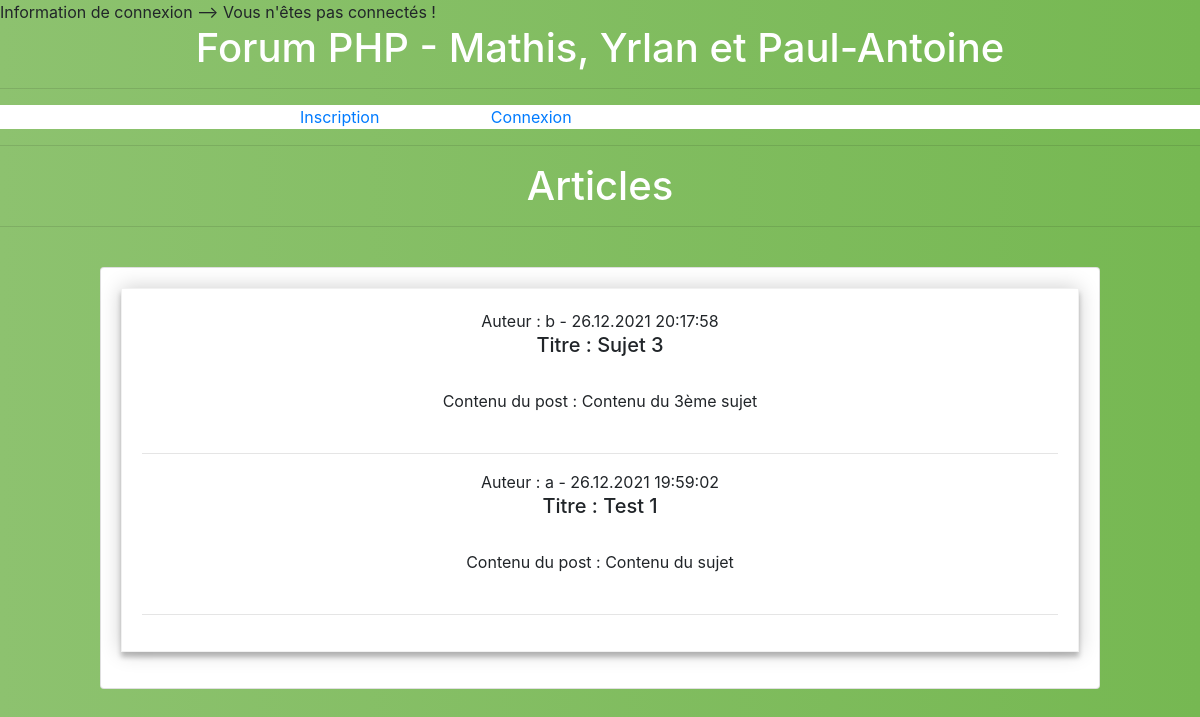
Before: / with the older database file.
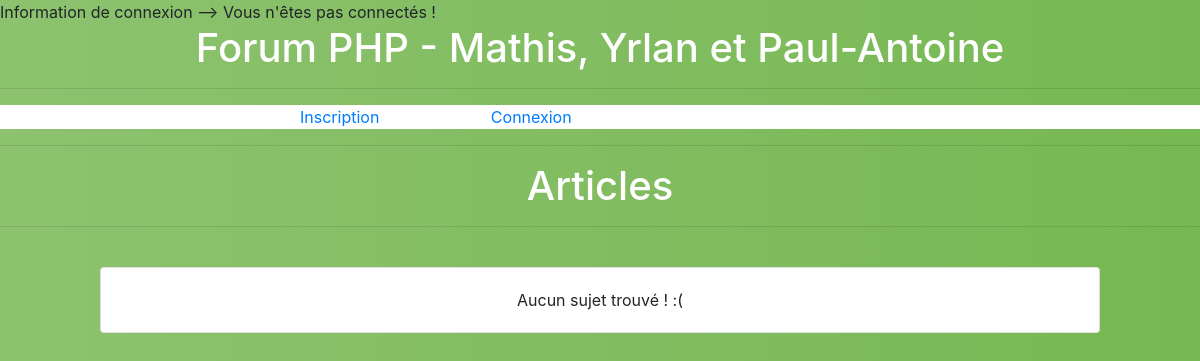
After: the same page with the newer database file.
### tables this page shows
CREATE TABLE `articles` (
  `Id` int(5) NOT NULL,
  `Titre` varchar(100) NOT NULL,
  `Contenu` varchar(1000) NOT NULL,
  `Date` varchar(50) NOT NULL,
  `Username` varchar(10) NOT NULL
);

### src/index.php (the view, shortened to what this page needs)
<?php
include('./authentification/server.php');
if(!empty($_SESSION['username'])){
	echo "Information de session --> ";
	echo "Vous êtes connecté en tant que ".'"'.$_SESSION['username'].'"';
	$conn = "";
	$deco = "Déconnexion";
	$display = "";
	$register = "";
	$profil = "Profil";
	$newThread = "Créer un article";
	if($_SESSION['username'] == 'admin') {
		$admin = 'Administration';
	} else {
		$admin = '';
	}
} else {
	echo "Vous n'êtes pas connectés !";
	$conn = "Connexion";
	$register = "Inscription";
}
?>
<!DOCTYPE html>
<html lang="fr">
<head>
	<link rel="stylesheet" href="./css/index.css" media="screen" type="text/css" />
    <link rel="stylesheet" href="https://stackpath.bootstrapcdn.com/bootstrap/4.3.1/css/bootstrap.min.css">
</head>
<body>
	<h1 style="text-align:center; color:white">Forum PHP - Mathis, Yrlan et Paul-Antoine</h1>
	<hr>
	<div style="background-color: white;">
		<a id="button-index"  style="margin-left:300px"href="./authentification/register.php"><?php echo $register; ?></a>
		<a id="button-index" href="./authentification/login.php"><?php echo $conn; ?></a>
	</div>
	<hr>
    <h1 style="text-align: center; color:white">Articles</h1>
	<hr><br>
	<div class="card" style="text-align: center; width:1000px; margin: 0 auto;">
	<div class="card-body" style="position: center">
		<?php
			$query = mysqli_query($db, "SELECT * FROM `articles` ORDER BY Date DESC");
			if (mysqli_num_rows($query) > 0) {
				while ($row = mysqli_fetch_array($query)) {
					$content = $row['Contenu'];
					$date = $row['Date'];
					$auteur = $row['Username'];
					echo '<form method="POST" class="card-body"> <tr><td>'.'<h7> Auteur : '.$auteur.' - '.$date.'</h7></td><td>'.' <br><h5> Titre : '.$row["Titre"].' </h5><br> Contenu du post : '.$content.' <br><br>  '.' </td></tr><hr>';
				}
			} else{
				echo '<tr><td>Aucun sujet trouvé ! :(</tr></td>';
			}
		?>
		</div>
	</div>
</body>
</html>

### src/css/index.css (style rules this page uses)
body { background: #76b852; background: -webkit-linear-gradient(right, #76b852, #8DC26F); background: -moz-linear-gradient(right, #76b852, #8DC26F); background: -o-linear-gradient(right, #76b852, #8DC26F); background: linear-gradient(to left, #76b852, #8DC26F); font-family: "Roboto", sans-serif; -webkit-font-smoothing: antialiased; -moz-osx-font-smoothing: grayscale; }
#button-index { margin: 0 auto; text-align: center; margin-left: 107px; }
form { width:100%; padding: 30px; border: 1px solid #f1f1f1; background: #fff; box-shadow: 0 0 20px 0 rgba(0, 0, 0, 0.2), 0 5px 5px 0 rgba(0, 0, 0, 0.24); }

Changed rows visible on the page:
removed articles: Username "b", Date "26.12.2021 20:17:58", Titre "Sujet 3", Contenu "Contenu du 3ème sujet"
removed articles: Username "a", Date "26.12.2021 19:59:02", Titre "Test 1", Contenu "Contenu du sujet"
Other visible differences:
text now shown: "Aucun sujet trouvé ! :("
